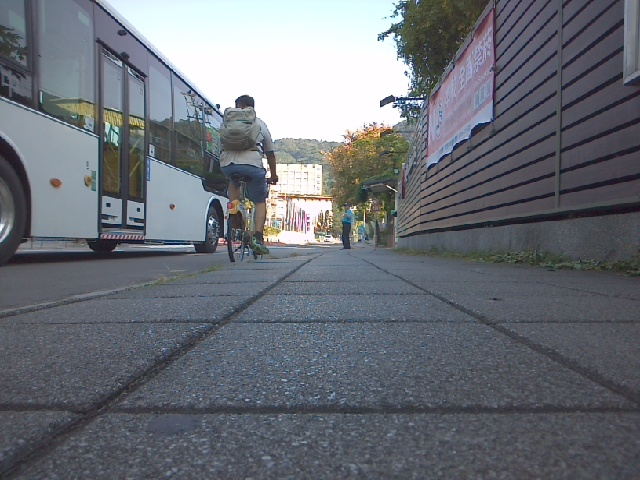
#> input picture data/task_A_alert_20261013/alert_bg_am_0568.jpg, 640 x 480 px, given as the content of the folder ../data/task_A_alert_20261013/alert_bg_am_0568.jpg, which was not available
$ python build_metadata.py ../data/task_A_alert_20261013/alert_bg_am_0568.jpg ../data/task_A_alert_20261013/alert_bg_am_0572.jpg   (older library calls are emulated)
#> lines starting #> are read from the running program, lines starting #| are printed output that depends on the picture; after the words box and inside, x2 and y2 are one past the last pixel; in counts of white or black regions, pixels touching at a corner belong together; pictures that were not available may be replaced by others from this repository, and a replacement may not be noted
"""Build metadata CSV + integrity report for the raw dataset (read-only on raw).

Usage: python3 -I build_metadata.py <raw_dir> <out_dir>
"""
import csv, datetime, glob, hashlib, os, re, sys
import cv2
import numpy as np

raw_dir, out_dir = sys.argv[1], sys.argv[2]
os.makedirs(out_dir, exist_ok=True)

BLUR_THRESHOLD = 650.0      # Laplacian variance below this -> candidate blurry
NEARDUP_THRESHOLD = 6.0     # mean abs diff of 16x16 gray thumbnails vs previous frame
SESSION_GAP_SEC = 120       # mtime gap that starts a new candidate session

files = sorted(glob.glob(os.path.join(raw_dir, "*.jpg")),
               key=lambda p: int(re.search(r"_(\d+)\.jpg$", p).group(1)))
rows, prev_thumb, prev_mtime, session = [], None, None, 1
for p in files:
    name = os.path.basename(p)
    seq = int(re.search(r"_(\d+)\.jpg$", name).group(1))
    kind = name.split("_")[1]  # road / bg
    size = os.path.getsize(p)
    mtime = os.path.getmtime(p)
    with open(p, "rb") as fh:
        sha = hashlib.sha256(fh.read()).hexdigest()
    im = cv2.imread(p) if size > 0 else None
#> im is the input picture: shape (480, 640, 3); mean B, G, R 117.9, 110.6, 106.3
    row = dict(filename=name, class_folder=kind, seq=seq, size_bytes=size,
               mtime=datetime.datetime.fromtimestamp(mtime).strftime("%Y-%m-%d %H:%M:%S"),
               readable=int(im is not None), sha256=sha)
#> row = 7 items
    if im is None:
        row.update(width="", height="", mean_H="", mean_S="", mean_V="", blur_lapvar="",
                   band_px="", diff_prev="", flag_blur="", flag_neardup="", session_id="")
    else:
        h, w = im.shape[:2]
#> h = 480; w = 640
        hsv = cv2.cvtColor(im, cv2.COLOR_BGR2HSV)
#> hsv: shape (480, 640, 3); mean H, S, V 106.7, 37.7, 119.8
        H, S, V = (hsv[..., i].astype(int) for i in range(3))
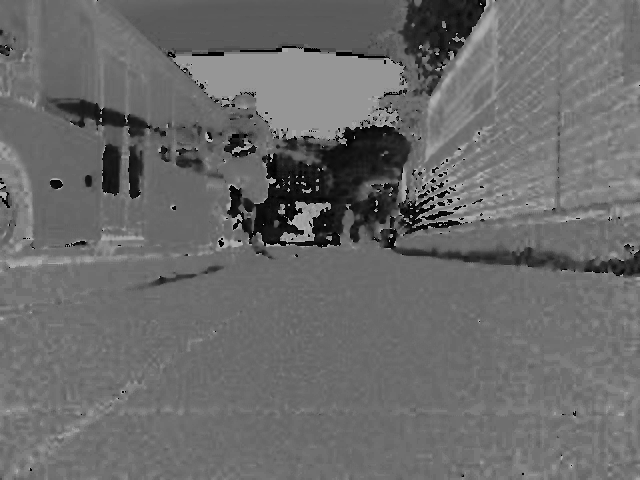
#> H: shape (480, 640) int64; min 0, max 179, mean 106.7
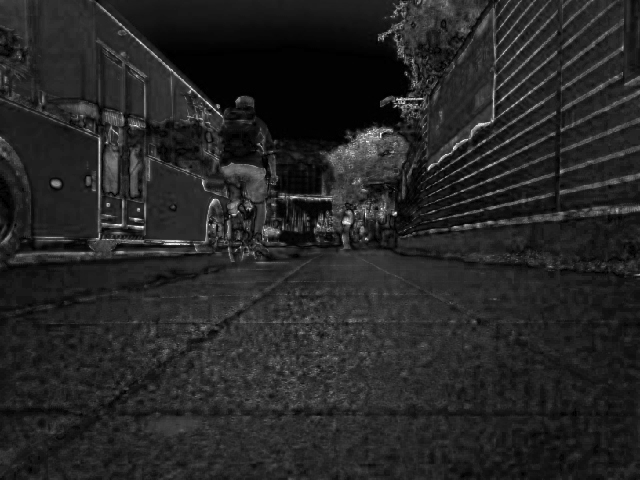
#> S: shape (480, 640) int64; min 0, max 255, mean 37.7
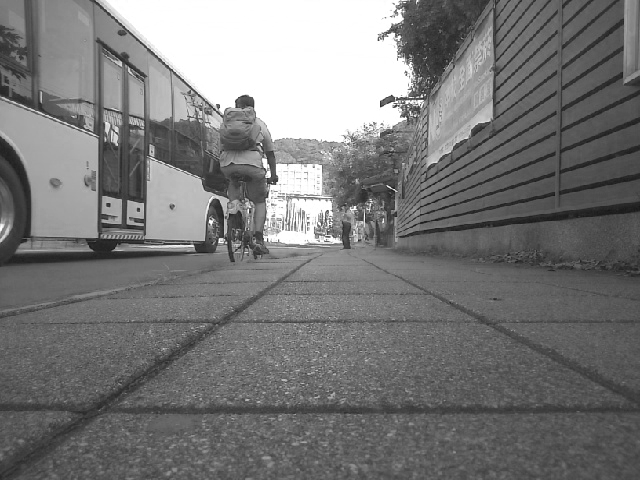
#> V: shape (480, 640) int64; min 19, max 255, mean 119.8
        gray = cv2.cvtColor(im, cv2.COLOR_BGR2GRAY)
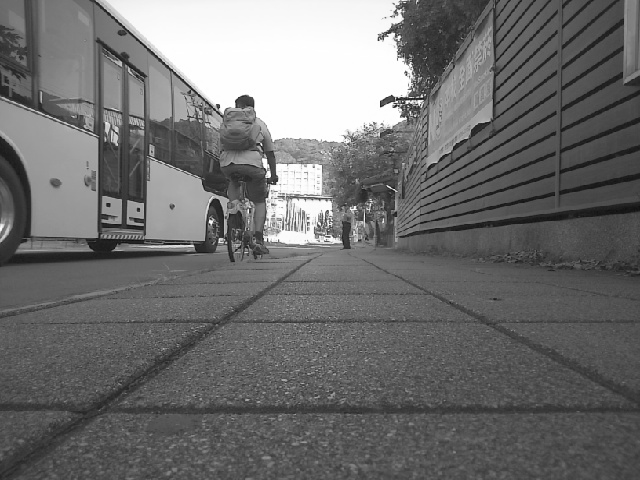
#> gray: shape (480, 640); min 13, max 255, mean 110.1
        lap = float(cv2.Laplacian(gray, cv2.CV_64F).var())
#> lap = 1453.5
        pink = ((H >= 150) | (H <= 5)) & (S > 110) & (V > 140)
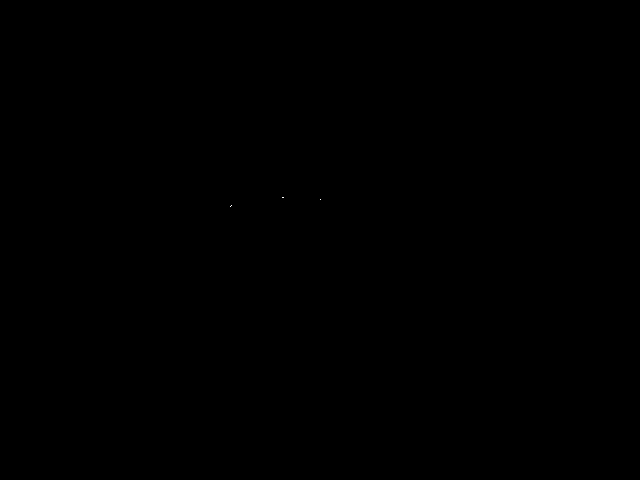
#> pink: shape (480, 640) bool; 0% white in thin lines or dots, all inside (x1, y1, x2, y2) = (230, 197, 321, 207)
        lime = (H >= 28) & (H <= 48) & (S > 110) & (V > 150)
#> lime: shape (480, 640) bool; 0% white in thin lines or dots, all inside (x1, y1, x2, y2) = (365, 140, 370, 141)
        thumb = cv2.resize(gray, (16, 16)).astype(np.float32)
        diff = float(np.abs(thumb - prev_thumb).mean()) if prev_thumb is not None else ""
#> diff = ''
        if prev_mtime is not None and mtime - prev_mtime > SESSION_GAP_SEC:
            session += 1
        prev_thumb, prev_mtime = thumb, mtime
#> prev_mtime = 1.8e+09
        row.update(width=w, height=h, mean_H=round(float(H.mean()), 1),
                   mean_S=round(float(S.mean()), 1), mean_V=round(float(V.mean()), 1),
                   blur_lapvar=round(lap, 1), band_px=int(pink.sum() + lime.sum()),
                   diff_prev=round(diff, 1) if diff != "" else "",
                   flag_blur=int(lap < BLUR_THRESHOLD),
                   flag_neardup=int(diff != "" and diff < NEARDUP_THRESHOLD),
                   session_id=session)
    # manual columns to be filled by the team
    corrupt = im is None
#> corrupt = False
    row.update(scene="", time_of_day="am", distance="", band_visible="",
               exclude=1 if corrupt else "",
               notes="原始檔損毀且無法復原，永久排除" if corrupt else "")
    rows.append(row)

cols = list(rows[0].keys())
#> cols = ['filename', 'class_folder', 'seq', 'size_bytes', 'mtime', 'readable', 'sha256', 'width', 'height', 'mean_H', 'mean_S', 'mean_V', 'blur_lapvar', 'band_px', 'diff_prev', 'flag_blur', 'flag_neardup', 'session_id', 'scene', 'time_of_day', 'distance', 'band_visible', 'exclude', 'notes']
csv_path = os.path.join(out_dir, "metadata.csv")
with open(csv_path, "w", newline="", encoding="utf-8-sig") as fh:
    wr = csv.DictWriter(fh, fieldnames=cols)
    wr.writeheader(); wr.writerows(rows)

# ---- integrity report ----
bad = [r["filename"] for r in rows if not r["readable"]]
#> bad = []
ok = [r for r in rows if r["readable"]]
#> ok = 1 item
def n(kind, key=None):
    rs = [r for r in ok if r["class_folder"] == kind]
    return len(rs) if key is None else sum(r[key] for r in rs)
seqs = [r["seq"] for r in rows]
#> seqs = [568]
missing = sorted(set(range(min(seqs), max(seqs) + 1)) - set(seqs))
#> missing = []
dims = sorted({(r["width"], r["height"]) for r in ok})
#> dims = [(640, 480)]
sessions = {}
for r in ok:
    sessions.setdefault(r["session_id"], []).append(r["seq"])
#> this loop made 1 pass
#> after the loop, sessions = {1: [568]}
with open(os.path.join(out_dir, "integrity_report.md"), "w", encoding="utf-8") as fh:
    fh.write("# 資料完整性報告\n\n")
    fh.write(f"- 來源：`{os.path.basename(raw_dir)}`（唯讀，未修改）\n")
    fh.write(f"- 檔案總數：{len(rows)}；可讀取：{len(ok)}；損毀（0 byte 或無法解碼）：{len(bad)}\n")
    fh.write(f"- road：{n('road')} 張可讀；bg：{n('bg')} 張可讀\n")
#> in n, `rs = [r for r in ok if r["class_folder"] == kind]`: rs = []
    fh.write(f"- 解析度：{dims}\n")
    fh.write(f"- 序號範圍 {min(seqs)}–{max(seqs)}；缺號：{missing if missing else '無'}\n")
    fh.write(f"- 損毀清單（已確認無法復原，永久排除）：{', '.join(bad) if bad else '無'}\n")
    fh.write(f"- 模糊候選（Laplacian 變異數 < {BLUR_THRESHOLD}）：{sum(r['flag_blur'] for r in ok)} 張\n")
    fh.write(f"- 近重複候選（與前一張縮圖差 < {NEARDUP_THRESHOLD}）：{sum(r['flag_neardup'] for r in ok)} 張\n")
    fh.write(f"- 依檔案時間間隔 > {SESSION_GAP_SEC} 秒切出的候選 session：{len(sessions)} 組"
             "（檔案時間可能是複製時間而非實際拍攝時間，僅供參考）\n")
    for sid, sq in sessions.items():
        fh.write(f"  - session {sid}：序號 {min(sq)}–{max(sq)}，{len(sq)} 張\n")
#> this loop made 1 pass
#> (sid, sq) on pass 1: (1, [568])
    fh.write("\n## 模糊候選\n" + "\n".join(f"- {r['filename']}（{r['blur_lapvar']}）" for r in ok if r["flag_blur"]) + "\n")
    fh.write("\n## 近重複候選\n" + "\n".join(f"- {r['filename']}（diff={r['diff_prev']}）" for r in ok if r["flag_neardup"]) + "\n")
print("done", csv_path, len(rows), "rows;", len(bad), "bad")
#| done ../data/task_A_alert_20261013/alert_bg_am_0572.jpg/metadata.csv 1 rows; 0 bad

$ run again, on data/task_A_alert_20261013/alert_bg_am_0572.jpg
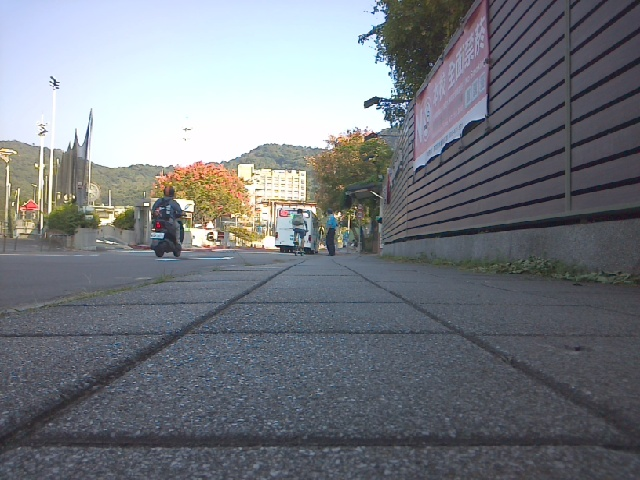
#> input picture data/task_A_alert_20261013/alert_bg_am_0572.jpg, 640 x 480 px, given as the content of the folder ../data/task_A_alert_20261013/alert_bg_am_0572.jpg, which was not available
#> im is the input picture: shape (480, 640, 3); mean B, G, R 127.1, 120.8, 116.5
#> row = 7 items
#> hsv: shape (480, 640, 3); mean H, S, V 101.5, 39.5, 131.2
#> `H, S, V = (hsv[..., i].astype(int) for i in range(3))`:
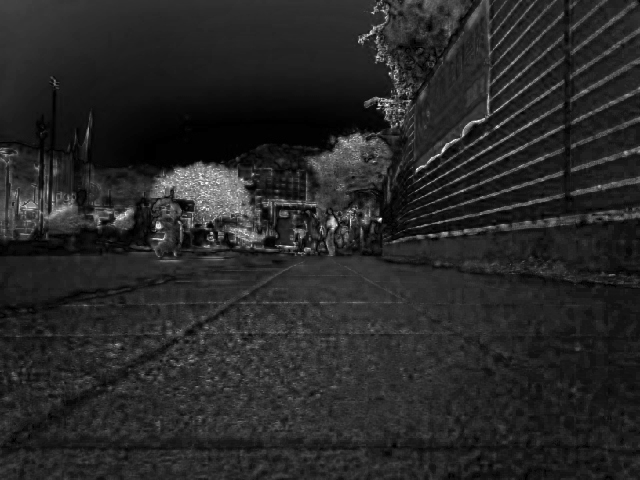
#> S: shape (480, 640) int64; min 0, max 255, mean 39.5
#> `gray = cv2.cvtColor(im, cv2.COLOR_BGR2GRAY)`:
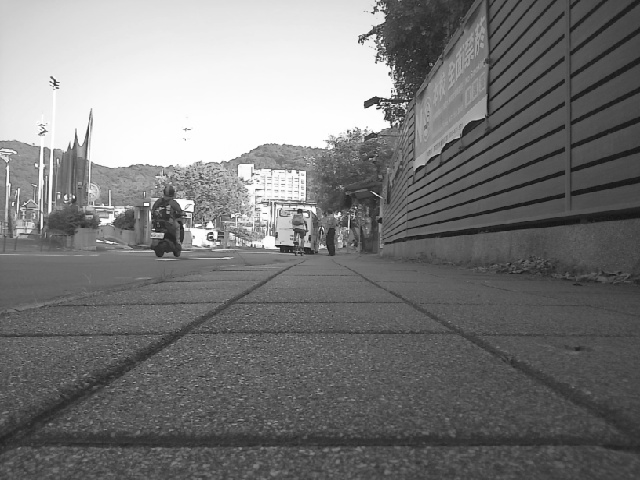
#> gray: shape (480, 640); min 13, max 255, mean 120.3
#> lap = 1438.5
#> pink: shape (480, 640) bool; 0.04% white; 10 white regions (9 under 20 px), largest, box (x1, y1, x2, y2) and area: (24, 202, 38, 211) 75
#> lime: shape (480, 640) bool; 0.01% white in thin lines or dots, all inside (x1, y1, x2, y2) = (55, 190, 202, 214)
#> diff = ''
#> prev_mtime = 1.8e+09
#> corrupt = False
#> cols = ['filename', 'class_folder', 'seq', 'size_bytes', 'mtime', 'readable', 'sha256', 'width', 'height', 'mean_H', 'mean_S', 'mean_V', 'blur_lapvar', 'band_px', 'diff_prev', 'flag_blur', 'flag_neardup', 'session_id', 'scene', 'time_of_day', 'distance', 'band_visible', 'exclude', 'notes']
#> bad = []
#> ok = 1 item
#> seqs = [572]
#> missing = []
#> dims = [(640, 480)]
#> the loop `for r in ok:` made 1 pass
#> after the loop `for r in ok:`: sessions = {1: [572]}
#> rs = []
#> the loop `for sid, sq in sessions.items():` made 1 pass
#> (sid, sq) on pass 1: (1, [572])
#| done ../data/task_A_alert_20261013/alert_bg_am_0572.jpg/metadata.csv 1 rows; 0 bad

$ run again, on data/task_A_alert_20261013/alert_bg_am_0577.jpg
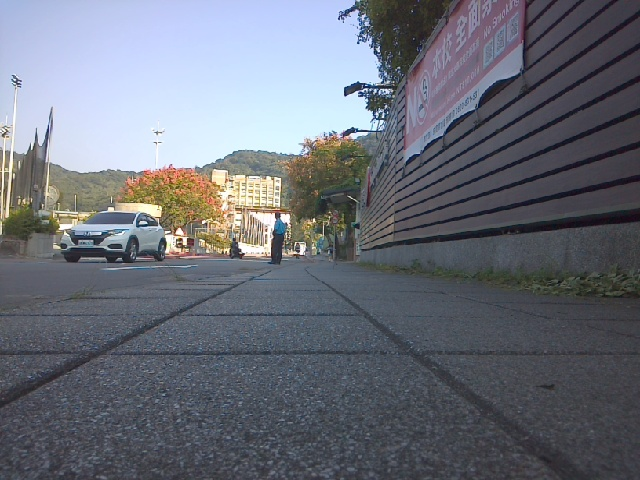
#> input picture data/task_A_alert_20261013/alert_bg_am_0577.jpg, 640 x 480 px, given as the content of the folder ../data/task_A_alert_20261013/alert_bg_am_0577.jpg, which was not available
#> im is the input picture: shape (480, 640, 3); mean B, G, R 120, 110.2, 106.1
#> row = 7 items
#> hsv: shape (480, 640, 3); mean H, S, V 104.1, 44.7, 123.8
#> `H, S, V = (hsv[..., i].astype(int) for i in range(3))`:
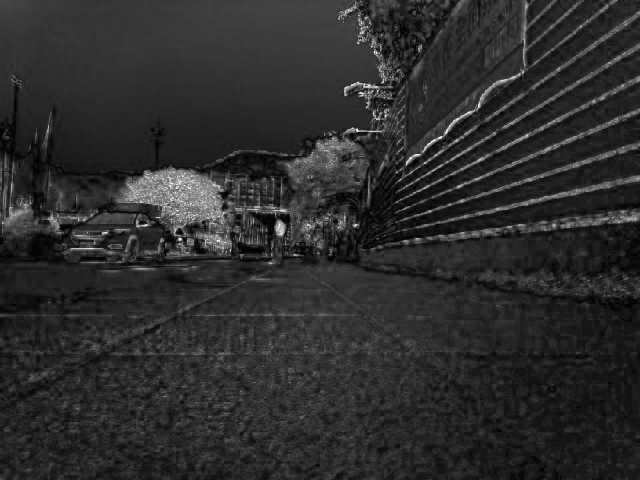
#> S: shape (480, 640) int64; min 0, max 255, mean 44.7
#> `gray = cv2.cvtColor(im, cv2.COLOR_BGR2GRAY)`:
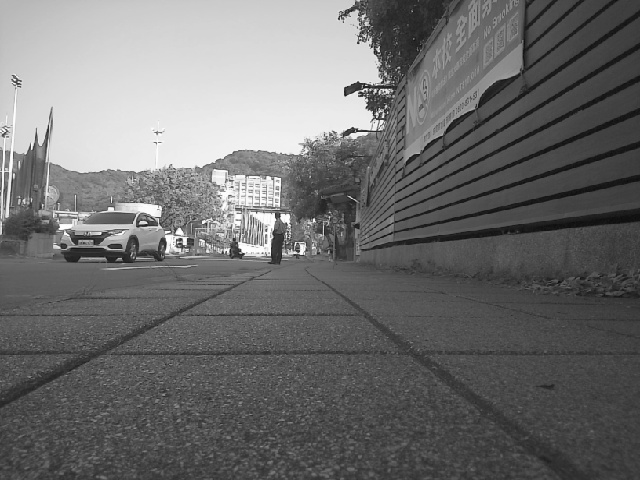
#> gray: shape (480, 640); min 12, max 255, mean 110.1
#> lap = 1448.1
#> pink: shape (480, 640) bool; 0.02% white in thin lines or dots, all inside (x1, y1, x2, y2) = (127, 168, 280, 256)
#> lime: shape (480, 640) bool; 0% white in thin lines or dots, all inside (x1, y1, x2, y2) = (16, 194, 177, 220)
#> diff = ''
#> prev_mtime = 1.8e+09
#> corrupt = False
#> cols = ['filename', 'class_folder', 'seq', 'size_bytes', 'mtime', 'readable', 'sha256', 'width', 'height', 'mean_H', 'mean_S', 'mean_V', 'blur_lapvar', 'band_px', 'diff_prev', 'flag_blur', 'flag_neardup', 'session_id', 'scene', 'time_of_day', 'distance', 'band_visible', 'exclude', 'notes']
#> bad = []
#> ok = 1 item
#> seqs = [577]
#> missing = []
#> dims = [(640, 480)]
#> the loop `for r in ok:` made 1 pass
#> after the loop `for r in ok:`: sessions = {1: [577]}
#> rs = []
#> the loop `for sid, sq in sessions.items():` made 1 pass
#> (sid, sq) on pass 1: (1, [577])
#| done ../data/task_A_alert_20261013/alert_bg_am_0577.jpg/metadata.csv 1 rows; 0 bad
